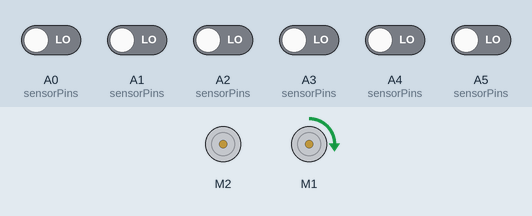
A sketch run on a simulated Arduino Nano, built with avr-gcc and run on an emulated ATmega328P. Shown: 2 × DC motor (green arrow = forward, orange = backward, longer = faster). The inputs (shaded band) are chosen by the test bench; at power-on: A0 (sensorPins), A1 (sensorPins), A2 (sensorPins), A3 (sensorPins), A4 (sensorPins), A5 (sensorPins) LOW.

Above: at 1.2 s.
1.3 s: A4 (sensorPins) driven HIGH
2.8 s: A1 (sensorPins) driven HIGH
At 3.7 s:
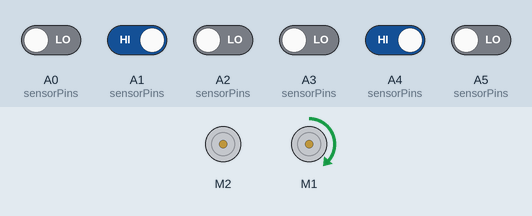
4.3 s: A5 (sensorPins) driven HIGH
5.8 s: A0 (sensorPins) driven HIGH
7.3 s: A3 (sensorPins) driven HIGH
At 8.4 s:
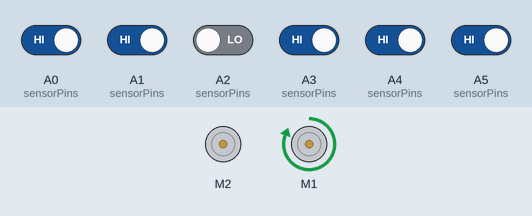
8.8 s: A2 (sensorPins) driven HIGH
Timing chart, 0 to 11.3 s (numbered marks = the images above; inputs shaded):
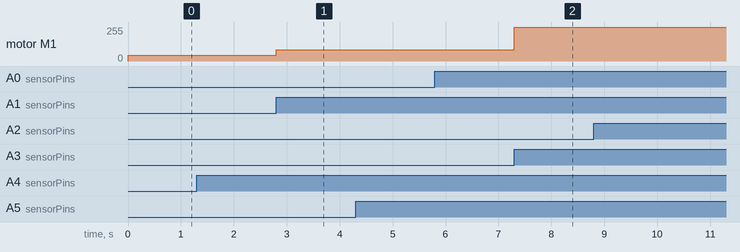

Measured:
- after the input at 2.8 s, motor M1: forward 42/255 → forward 85/255 at once
- after the input at 7.3 s, motor M1: forward 85/255 → forward 255/255 at once

The sketch:

arnavnew.ino
```cpp
#include <AFMotor.h>

// Create motor objects on ports M1 and M2
AF_DCMotor motor1(2);
AF_DCMotor motor2(1);

// Sensor configuration
#define NUM_SENSORS 7
const int C = A0;
const int R3 = A1;
const int L1 = A2;
const int R2 = A3;
const int L3 = A4;
const int L2 = A5;
const int R1 = A6;  // Changed from 2 to A6 to avoid conflicts

const int sensorPins[NUM_SENSORS] = {L3, L2, L1, C, R1, R2, R3};
int sensorValues[NUM_SENSORS];

// PID constants
float Kp = 0.7;
float Ki = 0.0003;
float Kd = 6.0;

// PID variables
int error, lastError = 0;
int P, I, D, PIDvalue;
int baseSpeed = 150;
float speedFactor = 0.265;

// Speed control multipliers
float turnSpeedMultiplier = 0.5; // More aggressive speed reduction at turns

void setup() {
    Serial.begin(115200);

    motor1.setSpeed(0);
    motor1.run(RELEASE);
    motor2.setSpeed(0);
    motor2.run(RELEASE);

    for (int i = 0; i < NUM_SENSORS; i++) {
        pinMode(sensorPins[i], INPUT);
    }
}

void loop() {
    int position = readSensors();
    error = (NUM_SENSORS - 1) * 500 - position;

    // PID calculations
    P = error;
    I += error;
    I = constrain(I, -1000, 1000); // Prevent integral windup
    D = error - lastError;
    lastError = error;
    PIDvalue = (Kp * P) + (Ki * I) + (Kd * D);

    int leftSpeed = (baseSpeed - PIDvalue) * speedFactor;
    int rightSpeed = (baseSpeed + PIDvalue) * speedFactor;

    leftSpeed = constrain(leftSpeed, 0, 255);
    rightSpeed = constrain(rightSpeed, 0, 255);

    // Reduce speed if outer sensors detect a turn
    if (digitalRead(sensorPins[0]) == 0 || digitalRead(sensorPins[NUM_SENSORS - 1]) == 0) {
        leftSpeed *= turnSpeedMultiplier;
        rightSpeed *= turnSpeedMultiplier;
    }

    if (digitalRead(sensorPins[1]) == 0 || digitalRead(sensorPins[NUM_SENSORS - 2]) == 0) {
        leftSpeed *= (turnSpeedMultiplier / 1.5);
        rightSpeed *= (turnSpeedMultiplier / 1.5);
    }

    // Apply speed values
    motor1.setSpeed(leftSpeed);
    motor2.setSpeed(rightSpeed);
    motor1.run(FORWARD);
    motor2.run(FORWARD);
}

int readSensors() {
    int weightedSum = 0;
    int sum = 0;
    int weights[NUM_SENSORS] = {-3, -2, -1, 0, 1, 2, 3};

    for (int i = 0; i < NUM_SENSORS; i++) {
        sensorValues[i] = digitalRead(sensorPins[i]);
        if (sensorValues[i] == 0) {
            weightedSum += weights[i] * 1000;
            sum++;
        }
    }

    if (sum == 0) {
        motor1.setSpeed(0);
        motor2.setSpeed(0);
        delay(50);
        return (NUM_SENSORS - 1) * 500; // Assume farthest right position to correct
    }

    return weightedSum / sum;
}
```
